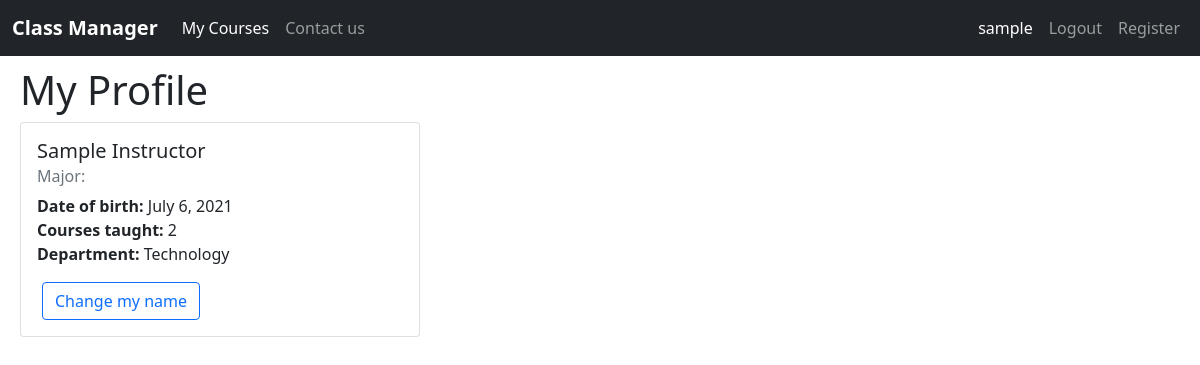
Page /view/my_profile (signed in) on the committed database.
### classmanager/models.py (models this page shows, shortened)
class User(AbstractUser):
    is_student = models.BooleanField(default=False)
    is_instructor = models.BooleanField(default=False)
    def __str__(self):
        return self.get_full_name()

class Instructor(models.Model):
    user = models.OneToOneField(User, primary_key=True, on_delete=models.CASCADE)
    date_of_birth = models.DateField(default=date.today)
    DEPARTMENTS = [
        ("Math", "Math"), ("English", "English"),
        ("Science", "Science"), ("Technology", "Technology"),
        ("Law", "Law"), ("Art", "Art"),
        ("Business", "Business"), ("Health", "Health")
    ]
    department = models.CharField(max_length=20, choices=DEPARTMENTS, default="Other")

### classmanager/views.py (the view)
# urls.py: path("view/my_profile", views.view_my_profile, name="view-my-profile"),
@login_required
def view_my_profile(request):
    context = {}
    if request.user.is_student:
        context["student"] = Student.objects.get(user=request.user)
    elif request.user.is_instructor:
        instructor = Instructor.objects.get(user=request.user)
        context["instructor"] = instructor
        context["courses"] = len(Course.objects.filter(instructor=instructor))
    return render(request, "classmanager/view_profile.html", context)

### classmanager/templates/classmanager/view_profile.html
{% extends "classmanager/layout.html" %}
{% block body %}
<h1>My Profile</h1>
<div class="card" style="max-width: 400px;">
  <div class="card-body">
    <h5 class="card-title">{{user}}</h5>
    <h6 class="card-subtitle mb-2 text-muted">Major: {{student.major}}</h6>
    <p class="card-text">
      {% if user.is_student %}
      <strong>Date of birth:</strong> {{student.date_of_birth}} <br>
      <strong>Standing:</strong> {{student.standing}} <br>
      <strong>Credits completed:</strong> {{student.credits}} <br>
      <strong>Status: </strong> Active
      {% else %}
      {% if user.is_instructor %}
      <strong>Date of birth:</strong> {{instructor.date_of_birth}}<br>
      <strong>Courses taught:</strong> {{courses}}<br>
      <strong>Department:</strong> {{instructor.department}}<br>
      {% else %}
      You are a <mark>standard user</mark>, please register for a role in order to have more on your profile.
      {% endif %}
      {% endif %}
    </p>
    <form class="button-form" action="{% url 'change-name' %}" method="GET">
      <input class="btn btn-outline-primary" type="submit" value="Change my name" />
    </form>
  </div>
</div>
{% endblock body %}

### classmanager/templates/classmanager/layout.html (shortened to what this page needs)
{% load static %}
<!DOCTYPE html>
<html lang="en">
<head>
    <link rel="stylesheet" href="{% static 'classmanager/styles.css' %}">
    <link href="https://cdn.jsdelivr.net/npm/bootstrap@5.0.2/dist/css/bootstrap.min.css" rel="stylesheet"
>
</head>
<body>
    <nav class="navbar navbar-expand-lg navbar-dark bg-dark">
        <div class="container-fluid">
            <a class="navbar-brand" href="{% url 'index' %}"><b>Class Manager</b></a>
            <div class="collapse navbar-collapse justify-content-between" id="navbarNavAltMarkup">
                <div class="navbar-nav">
                    {% block left-nav %}
                    {% if user.is_instructor %}
                    <a class="nav-link active" aria-current="page" href="{% url 'view-created-courses' %}">My Courses</a>
                    {% endif %}
                    {% endblock left-nav %}
                    <a class="nav-link" href="{% url 'contact_us' %}">Contact us</a>
                </div>
            </div>
            <div class="collapse navbar-collapse justify-content-end" id="navbarNavAltMarkup">
                <div class="navbar-nav">
                    {% if user.is_authenticated %}
                    <a class="nav-link active" aria-current="page"
                        href="{% url 'view-my-profile' %}">{{user.username}}</a>
                    <a class="nav-link" href="{% url 'logout' %}">Logout</a>
                    {% else %}
                    <a class="nav-link" href="{% url 'login' %}">Login</a>
                    {% endif %}
                    {% block right-nav %}
                    <a class="nav-link" href="{% url 'register' %}">Register</a>
                    {% endblock right-nav %}
                </div>
            </div>
        </div>
    </nav>
    <div class="main-container">
        {% block body%}
        {% endblock body%}
    </div>
</body>
</html>

### classmanager/static/classmanager/styles.css (style rules this page uses)
.main-container { margin: 10px 20px 10px 20px; }
form { max-width: 600px; }
.button-form { margin: auto; padding: 5px; display: inline; }

### rows in the picture
User: username "sample", first_name+last_name "Sample Instructor"
Instructor: date_of_birth "July 6, 2021", department "Technology"

### other values in the picture
{{ courses }} "2"
